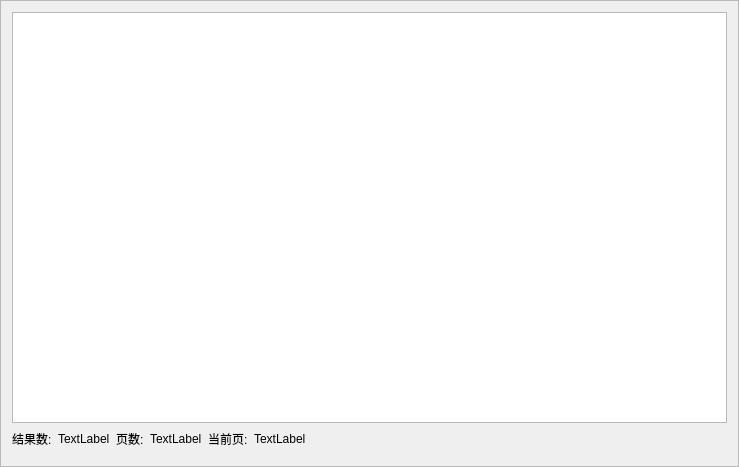
<?xml version="1.0" encoding="UTF-8"?>
<ui version="4.0">
 <class>MySqlTableFrm</class>
 <widget class="QFrame" name="MySqlTableFrm">
  <property name="geometry">
   <rect>
    <x>0</x>
    <y>0</y>
    <width>739</width>
    <height>467</height>
   </rect>
  </property>
  <property name="windowTitle">
   <string>Frame</string>
  </property>
  <property name="frameShape">
   <enum>QFrame::StyledPanel</enum>
  </property>
  <property name="frameShadow">
   <enum>QFrame::Raised</enum>
  </property>
  <layout class="QGridLayout" name="gridLayout">
   <item row="0" column="0">
    <widget class="QTableView" name="tableView"/>
   </item>
   <item row="1" column="0">
    <layout class="QHBoxLayout" name="horizontalLayout">
     <item>
      <widget class="QLabel" name="label">
       <property name="text">
        <string>结果数:</string>
       </property>
      </widget>
     </item>
     <item>
      <widget class="QLabel" name="label_resultCount">
       <property name="text">
        <string>TextLabel</string>
       </property>
      </widget>
     </item>
     <item>
      <widget class="QLabel" name="label_3">
       <property name="text">
        <string>页数:</string>
       </property>
      </widget>
     </item>
     <item>
      <widget class="QLabel" name="label_pageCount">
       <property name="text">
        <string>TextLabel</string>
       </property>
      </widget>
     </item>
     <item>
      <widget class="QLabel" name="label_5">
       <property name="text">
        <string>当前页:</string>
       </property>
      </widget>
     </item>
     <item>
      <widget class="QLabel" name="label_currentPage">
       <property name="text">
        <string>TextLabel</string>
       </property>
      </widget>
     </item>
     <item>
      <spacer name="horizontalSpacer">
       <property name="orientation">
        <enum>Qt::Horizontal</enum>
       </property>
       <property name="sizeHint" stdset="0">
        <size>
         <width>40</width>
         <height>20</height>
        </size>
       </property>
      </spacer>
     </item>
    </layout>
   </item>
   <item row="2" column="0">
    <widget class="QFrame" name="frame_pageButtons">
     <property name="frameShape">
      <enum>QFrame::StyledPanel</enum>
     </property>
     <property name="frameShadow">
      <enum>QFrame::Raised</enum>
     </property>
    </widget>
   </item>
  </layout>
 </widget>
 <resources/>
 <connections/>
</ui>
